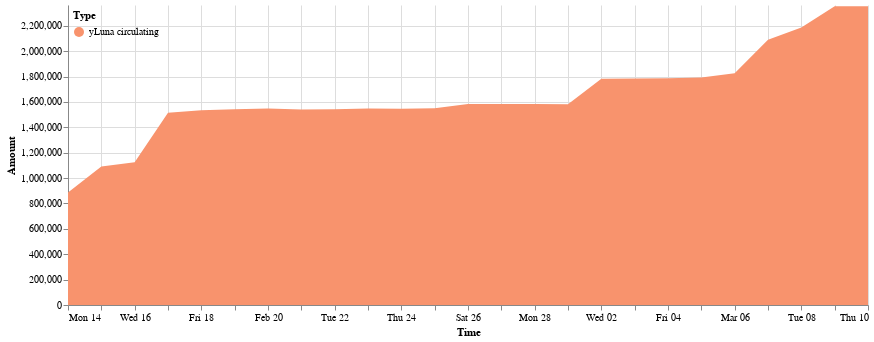

Notebook code cell kept with this figure:
### Code cell
cp = ChartProvider()
domain = ['yLuna circulating']
range_ = ['#f8936d']
cp.get_yluna_time_area_chart(daily_delta_rf, 
               alt.Scale(domain=domain, range=range_),
               min_date = daily_delta_rf.Time.min(),
               max_date = daily_delta_rf.Time.max(),
               top_padding = 10000
        ).properties(width=800).configure_view(strokeOpacity=0)

### Figure 1 — Vega-Lite specification as saved in the notebook (floating-point values rounded to 4 significant figures)
{"config": {"view": {"continuousWidth": 400, "continuousHeight": 300, "strokeOpacity": 0}}, "data": {"name": "data-71e930f3d99fa50f3ca885c6c890729c"}, "mark": "area", "encoding": {"color": {"field": "Type", "legend": {"direction": "vertical", "legendY": 0, "orient": "none", "padding": 5}, "scale": {"domain": ["yLuna circulating"], "range": ["#f8936d"]}, "type": "nominal"}, "tooltip": [{"field": "Time", "format": "%Y-%m-%d", "type": "temporal"}, {"field": "Type", "type": "nominal"}, {"field": "Amount (millions)", "type": "nominal"}], "x": {"field": "Time", "scale": {"domain": ["2022-02-14", "2022-03-10"]}, "type": "temporal"}, "y": {"field": "Amount", "scale": {"domain": [0, 2364000.0]}, "type": "quantitative"}}, "width": 800, "$schema": "https://vega.github.io/schema/vega-lite/v4.17.0.json", "datasets": {"data-71e930f3d99fa50f3ca885c6c890729c": [{"Time": "2022-02-14", "Amount signed": 886900.0, "Amount": 886900.0, "Type": "yLuna circulating", "Amount (millions)": "0.89M"}, {"Time": "2022-02-15", "Amount signed": 203500.0, "Amount": 1090000.0, "Type": "yLuna circulating", "Amount (millions)": "1.09M"}, {"Time": "2022-02-16", "Amount signed": 34800.0, "Amount": 1125000.0, "Type": "yLuna circulating", "Amount (millions)": "1.13M"}, {"Time": "2022-02-17", "Amount signed": 390200.0, "Amount": 1515000.0, "Type": "yLuna circulating", "Amount (millions)": "1.52M"}, {"Time": "2022-02-18", "Amount signed": 18930.0, "Amount": 1534000.0, "Type": "yLuna circulating", "Amount (millions)": "1.53M"}, {"Time": "2022-02-19", "Amount signed": 8557.0, "Amount": 1543000.0, "Type": "yLuna circulating", "Amount (millions)": "1.54M"}, {"Time": "2022-02-20", "Amount signed": 4740.0, "Amount": 1548000.0, "Type": "yLuna circulating", "Amount (millions)": "1.55M"}, {"Time": "2022-02-21", "Amount signed": -6418.0, "Amount": 1541000.0, "Type": "yLuna circulating", "Amount (millions)": "1.54M"}, {"Time": "2022-02-22", "Amount signed": 1663.0, "Amount": 1543000.0, "Type": "yLuna circulating", "Amount (millions)": "1.54M"}, {"Time": "2022-02-23", "Amount signed": 4500.0, "Amount": 1547000.0, "Type": "yLuna circulating", "Amount (millions)": "1.55M"}, {"Time": "2022-02-24", "Amount signed": -342.0, "Amount": 1547000.0, "Type": "yLuna circulating", "Amount (millions)": "1.55M"}, {"Time": "2022-02-25", "Amount signed": 4035.0, "Amount": 1551000.0, "Type": "yLuna circulating", "Amount (millions)": "1.55M"}, {"Time": "2022-02-26", "Amount signed": 32360.0, "Amount": 1583000.0, "Type": "yLuna circulating", "Amount (millions)": "1.58M"}, {"Time": "2022-02-27", "Amount signed": 478.2, "Amount": 1584000.0, "Type": "yLuna circulating", "Amount (millions)": "1.58M"}, {"Time": "2022-02-28", "Amount signed": -1118.0, "Amount": 1583000.0, "Type": "yLuna circulating", "Amount (millions)": "1.58M"}, {"Time": "2022-03-01", "Amount signed": -789.2, "Amount": 1582000.0, "Type": "yLuna circulating", "Amount (millions)": "1.58M"}, {"Time": "2022-03-02", "Amount signed": 200900.0, "Amount": 1783000.0, "Type": "yLuna circulating", "Amount (millions)": "1.78M"}, {"Time": "2022-03-03", "Amount signed": 597.3, "Amount": 1784000.0, "Type": "yLuna circulating", "Amount (millions)": "1.78M"}, {"Time": "2022-03-04", "Amount signed": 2053.0, "Amount": 1786000.0, "Type": "yLuna circulating", "Amount (millions)": "1.79M"}, {"Time": "2022-03-05", "Amount signed": 7005.0, "Amount": 1793000.0, "Type": "yLuna circulating", "Amount (millions)": "1.79M"}, {"Time": "2022-03-06", "Amount signed": 33240.0, "Amount": 1826000.0, "Type": "yLuna circulating", "Amount (millions)": "1.83M"}, {"Time": "2022-03-07", "Amount signed": 263300.0, "Amount": 2089000.0, "Type": "yLuna circulating", "Amount (millions)": "2.09M"}, {"Time": "2022-03-08", "Amount signed": 96260.0, "Amount": 2185000.0, "Type": "yLuna circulating", "Amount (millions)": "2.19M"}, {"Time": "2022-03-09", "Amount signed": 167800.0, "Amount": 2353000.0, "Type": "yLuna circulating", "Amount (millions)": "2.35M"}, {"Time": "2022-03-10", "Amount signed": 395.7, "Amount": 2354000.0, "Type": "yLuna circulating", "Amount (millions)": "2.35M"}]}}
